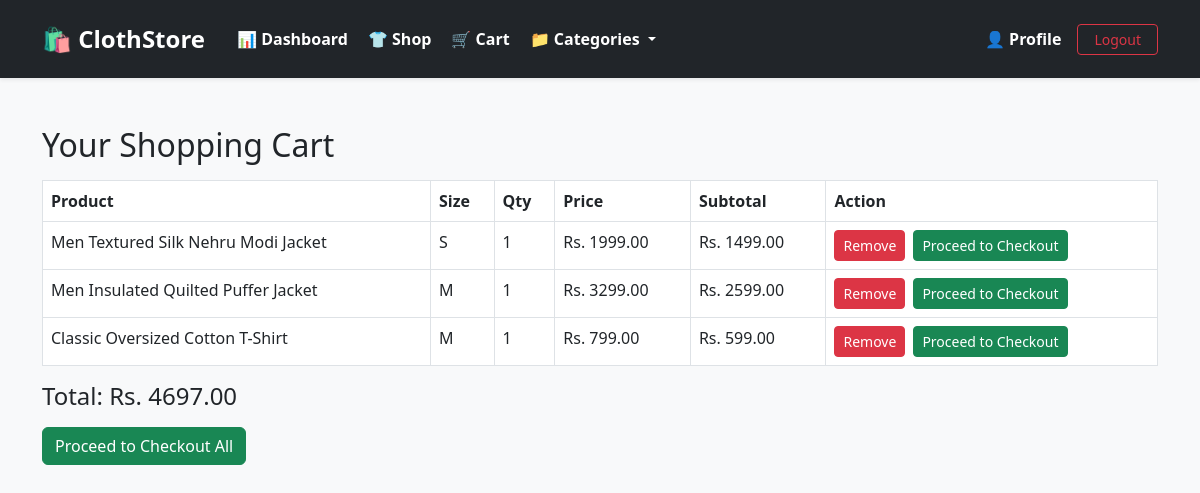
The app's page /cart/ (signed in) with its own data.
### csw_app/models.py (models this page shows, shortened)
class Cart(models.Model):
    user = models.ForeignKey(User, on_delete=models.CASCADE)
    product = models.ForeignKey(Product, on_delete=models.CASCADE)
    size = models.CharField(max_length=10, default='M')
    quantity = models.PositiveIntegerField(default=1)
    def subtotal(self):
        rate = self.product.discount_price if self.product.discount_price else self.product.price
        return rate * self.quantity

class Product(models.Model):
    category = models.ForeignKey(Category, on_delete=models.CASCADE, related_name='products')
    name = models.CharField(max_length=200)
    description = models.TextField()
    price = models.DecimalField(max_digits=10, decimal_places=2)
    discount_price = models.DecimalField(max_digits=10, decimal_places=2, null=True, blank=True)
    image = models.ImageField(upload_to='products/', null=True, blank=True)
    status = models.BooleanField(default=True)
    created_at = models.DateTimeField(auto_now_add=True)

### csw_app/views.py (the view)
# urls.py: path('cart/', views.view_cart, name='view_cart'),
@login_required
def view_cart(request):
    cart_items = Cart.objects.filter(user=request.user)
    total = sum(item.subtotal() for item in cart_items)
    return render(request, 'user/cart.html', {'cart_items': cart_items, 'total': total})

### templates/user/cart.html
{% extends 'base.html' %}
{% block content %}
<h2>Your Shopping Cart</h2>
{% if cart_items %}
<table class="table table-bordered mt-3">
    <thead>
        <tr>
            <th>Product</th>
            <th>Size</th>
            <th>Qty</th>
            <th>Price</th>
            <th>Subtotal</th>
            <th>Action</th>
        </tr>
    </thead>
    <tbody>
        {% for item in cart_items %}
        <tr>
            <td>{{ item.product.name }}</td>
            <td>{{ item.size }}</td>
            <td>{{ item.quantity }}</td>
            <td>Rs. {{ item.product.price }}</td>
            <td>Rs. {{ item.subtotal }}</td>
            <td>
                <div class="d-flex gap-2">
                    <a href="{% url 'remove_from_cart' item.id %}" class="btn btn-sm btn-danger">Remove</a>
                    <a href="{% url 'checkout' %}?item_id={{ item.id }}" class="btn btn-sm btn-success">Proceed to Checkout</a>
                </div>
            </td>
        </tr>
        {% endfor %}
    </tbody>
</table>
<h4>Total: Rs. {{ total }}</h4>
<a href="{% url 'checkout' %}" class="btn btn-success mt-2">Proceed to Checkout All</a>
{% else %}
<p>Your cart is empty. <a href="{% url 'product_list' %}">Start Shopping</a></p>
{% endif %}
{% endblock %}

### records on screen
Cart: product.name "Men Textured Silk Nehru Modi Jacket", size "S", quantity "1", product.price "1999.00", subtotal "1499.00"
Cart: product.name "Men Insulated Quilted Puffer Jacket", size "M", quantity "1", product.price "3299.00", subtotal "2599.00"
Cart: product.name "Classic Oversized Cotton T-Shirt", size "M", quantity "1", product.price "799.00", subtotal "599.00"

### other values on screen
{{ total }} "4697.00"
